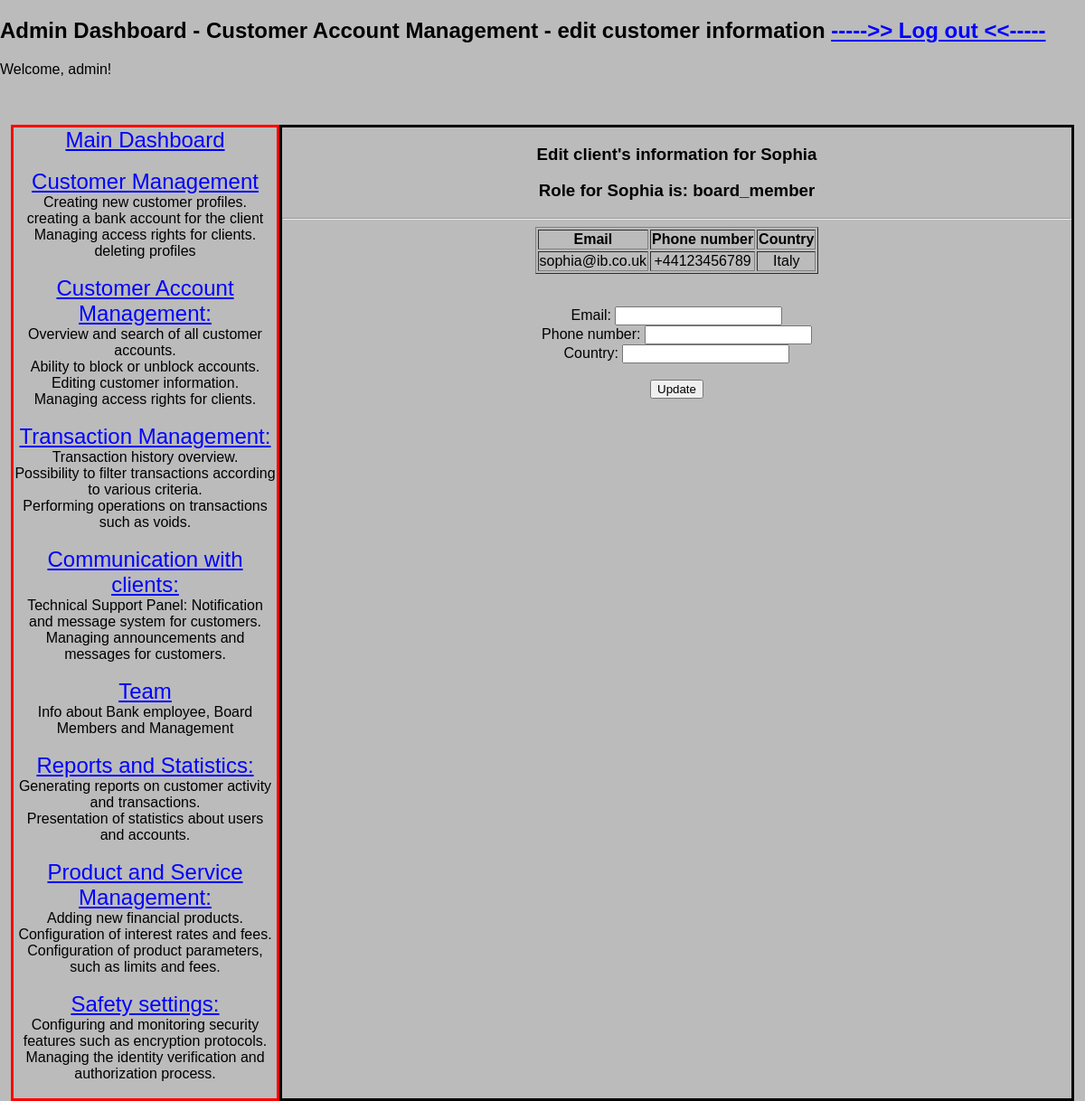
The app's page /edit_customer_information/Sophia (signed in), older data.
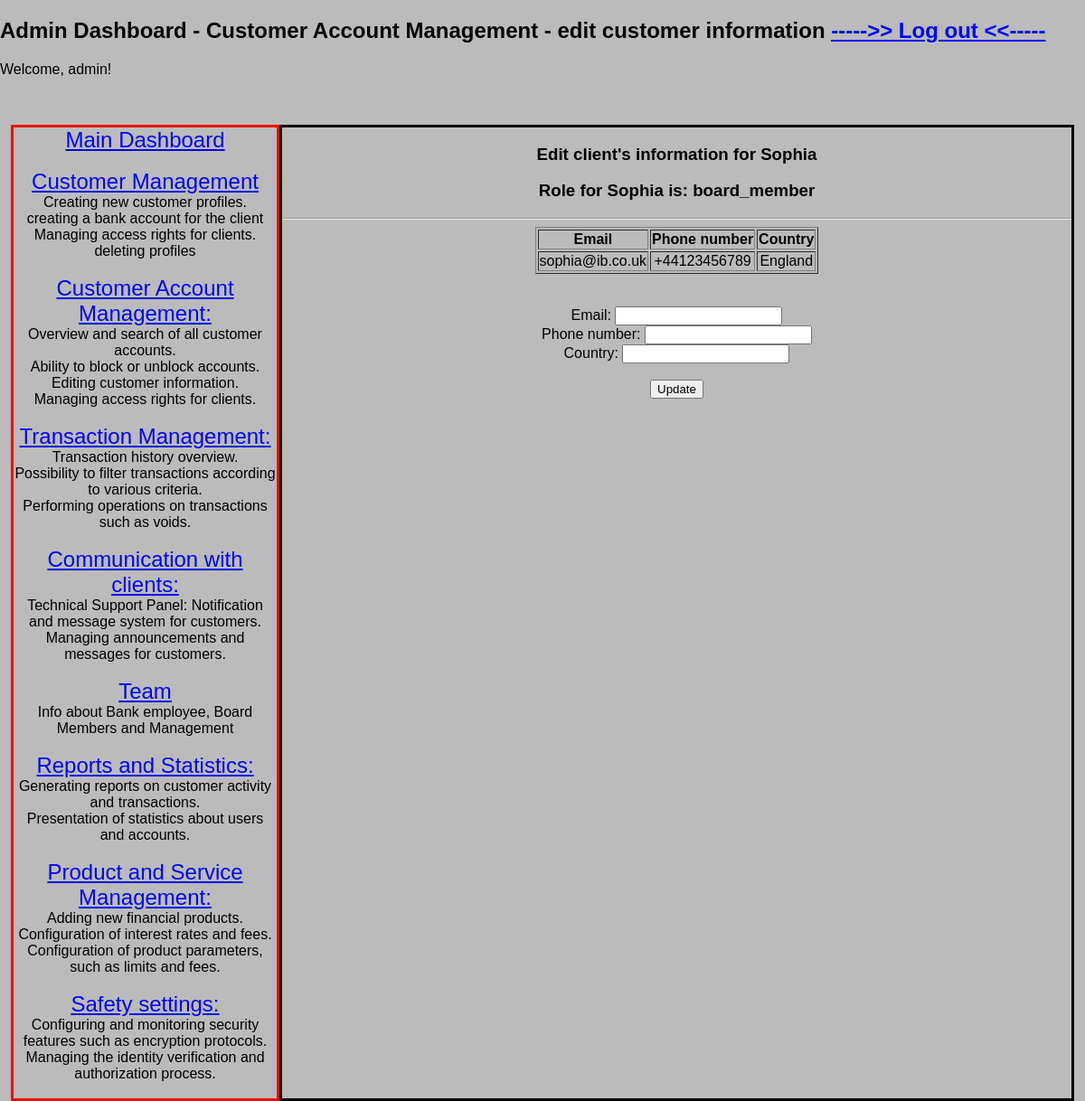
The same page, newer data.
### models/models.py (models this page shows, shortened)
class Users(db.Model, UserMixin):
    id = db.Column(db.Integer, primary_key=True)
    username = db.Column(db.String(50), unique=True, nullable=False)
    password_hash = db.Column(db.String(128), nullable=False)
    role = db.Column(db.String(20), nullable=False, default='client')
    email = db.Column(db.String(120), unique=True, nullable=False)
    phone_number = db.Column(db.String(20), nullable = False)
    country = db.Column(db.String(50))
    transactions = db.relationship('Transaction', backref='user', lazy=True)

### routes/my_routes_hc.py (the view)
@edit_customer_information_bp.route('/edit_customer_information/<username>', methods=['GET', 'POST'])
@login_required
@admin_required
def edit_customer_information(username):
    user = Users.query.filter_by(username=username).first()
    return render_template('edit_customer_information.html', user = user)

### app.py (called while the page is built)
@app.before_request
def initialize_database():
    db.create_all()
    session.permanent = True

@login_manager.user_loader
def load_user(user_id):
    return Users.query.get(int(user_id))

### routes/transfer.py (called while the page is built)
def admin_required(func):
    @wraps(func)
    def decorated_view(*args, **kwargs):
        if not current_user.is_authenticated or current_user.role != 'admin':
            abort(403)  # Zwraca błąd 403 Forbidden, jeśli użytkownik nie jest adminem
        return func(*args, **kwargs)
    return decorated_view

### templates/edit_customer_information.html (shortened to what this page needs)
{% extends 'base_admin.html' %}
{% block subtitle %} - Customer Account Management - edit customer information{% endblock %}
{% block content %}
<h3>Edit client's information for {{ user.username }}</h3>
<h3>Role for {{ user.username }} is: {{ user.role }}</h3>
<hr>
<table border="1" align="center">
    <thead>
    <tr>
        <th>Email </th>
        <th>Phone number </th>
        <th>Country</th>
    </tr>
    </thead>
    <tbody>
        <tr>
            <td>{{ user.email }}</td>
            <td>{{ user.phone_number }}</td>
            <td>{{ user.country }}</td>
        </tr>
    </tbody>
</table>
<br><br>
<form action="{{ url_for('update_customer_information', username=user.username) }}" method="post" role="form">
    <label for="email">Email:</label>
    <input type="text" id="email" name="email" required><br>
    <label for="phone_number">Phone number:</label>
    <input type="text" id="phone_number" name="phone_number" required><br>
    <label for="country">Country:</label>
    <input type="text" id="country" name="country" required><br><br>
    <input type="submit" value="Update"><br>
  </form>
{% endblock %}

Row changes from the older to the newer data that the page shows:
changed Users "Sophia": country "Italy" → "England"
